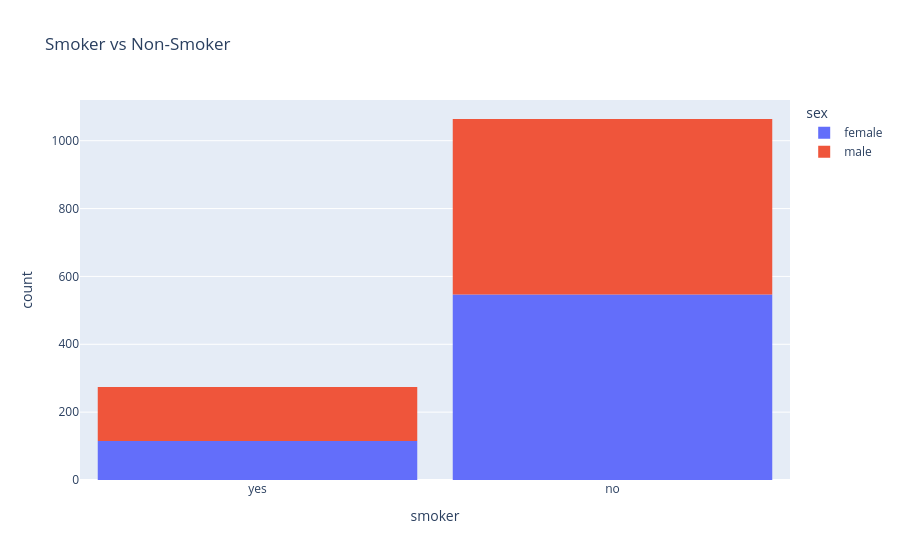

Notebook code for this chart:
### Code cell
fig = px.histogram(medical_df, 
                    x='smoker',
                    color='sex',
                    title='Smoker vs Non-Smoker')
fig.update_layout(bargap=0.1)
fig.show()

### Figure 1 — Plotly figure (JSON) as saved in the notebook; plotly's stock layout.template omitted (floating-point values rounded to 4 significant figures; data arrays with more than 128 entries replaced by an {"elided": "..."} marker saying what was removed)
{"data": [{"bingroup": "x", "hovertemplate": "sex=female<br>smoker=%{x}<br>count=%{y}<extra></extra>", "legendgroup": "female", "marker": {"color": "#636efa", "pattern": {"shape": ""}}, "name": "female", "orientation": "v", "showlegend": true, "type": "histogram", "x": {"elided": "662 str values"}, "xaxis": "x", "yaxis": "y"}, {"bingroup": "x", "hovertemplate": "sex=male<br>smoker=%{x}<br>count=%{y}<extra></extra>", "legendgroup": "male", "marker": {"color": "#EF553B", "pattern": {"shape": ""}}, "name": "male", "orientation": "v", "showlegend": true, "type": "histogram", "x": {"elided": "676 str values"}, "xaxis": "x", "yaxis": "y"}], "layout": {"bargap": 0.1, "barmode": "relative", "legend": {"title": {"text": "sex"}, "tracegroupgap": 0}, "title": {"text": "Smoker vs Non-Smoker"}, "xaxis": {"anchor": "y", "domain": [0, 1], "title": {"text": "smoker"}}, "yaxis": {"anchor": "x", "domain": [0, 1], "title": {"text": "count"}}}}
